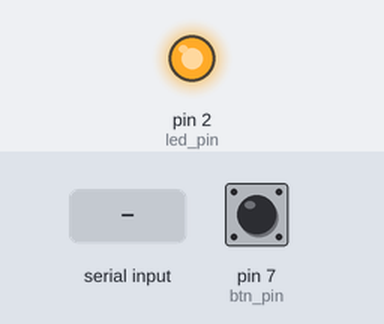
Bench run of a sketch on a simulated Arduino Uno, built with avr-gcc and run on an emulated ATmega328P. Shown: output pins drawn as LEDs (lit = HIGH). Dashed ring = blinking. The inputs (shaded band) are chosen by the test bench; at power-on: pin 7 (btn_pin) LOW.

Above: at 2.8 s.
2.9 s: pin 7 (btn_pin) pulled HIGH for 3.2 s
At 3.4 s:
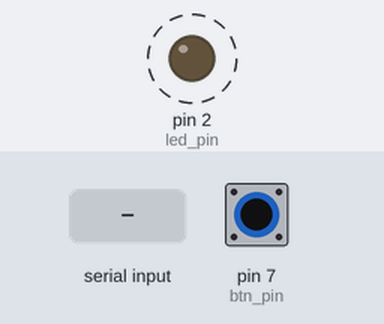
7.6 s: pin 7 (btn_pin) pulled HIGH for 1.25 s
At 9.0 s:
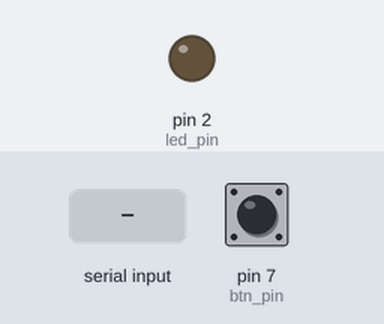
10.3 s: "ON" received over the second serial link
At 12.3 s:
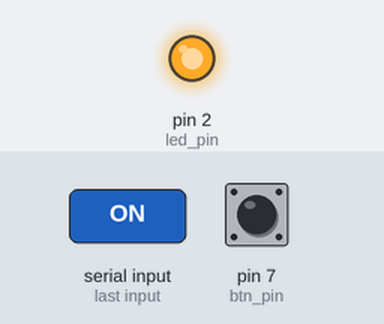
Timing chart, 0 to 13.8 s (numbered marks = the images above; inputs shaded):
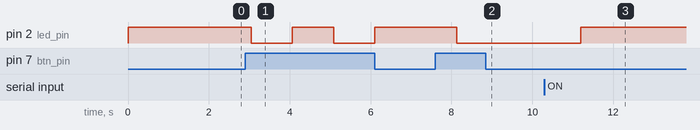

Measured:
- after the input at 2.9 s, pin 2 (led_pin): alternates HIGH for 1.0 s and LOW for 1.0 s, starting after 0.15 s
- after the input at 7.6 s, pin 2 (led_pin): HIGH → LOW after 0.53 s
- after the input at 10.3 s, pin 2 (led_pin): LOW → HIGH after 0.89 s

The sketch:

ble_led.ino
```cpp
/*
HC-06 bluetooth
http://www.devicemart.co.kr/
*/

#include <ArduinoJson.h>


#include <SoftwareSerial.h> // 0,1번핀 제외하고 Serial 통신을 하기 위해 선언
StaticJsonBuffer<200> jsonBuffer;
JsonObject& root = jsonBuffer.createObject();


// Serial 통신핀으로 D11번핀을 Rx로, D10번핀을 Tx로 선언
SoftwareSerial mySerial(11, 10); // HC-06 TX=11번핀 , RX=10번핀 연결
String myString = "";
int led_pin = 2;
int btn_pin = 7;
int led_state = 1;


void setup()
{
 mySerial.begin(9600); // 통신 속도 9600bps로 블루투스 시리얼 통신 시작
 pinMode(led_pin,OUTPUT);
 pinMode(btn_pin,INPUT);
}

void loop()
{
  String jsondata = "";
  int btn_state = digitalRead(btn_pin);

  if(btn_state){
    if(led_state){
      led_state = 0;
    }
    else{
      led_state = 1;
    }
  }

  while(mySerial.available()){
    char myChar = (char)mySerial.read();
    myString += myChar;
    delay(5);
  }

  if(!myString.equals(""))  //myString 값이 있다면
  {
      if(myString =="ON")  //myString 값이 'on' 이라면
      {
        led_state = 1;
      }

      if(myString == "OFF"){
        led_state = 0;  //LED OFF
      }

    myString="";  //myString 변수값 초기화
  }

  root["led_state"] = led_state;


  digitalWrite(led_pin,led_state);

  root.printTo(jsondata);
  char ch[jsondata.length()+1] = {0};
  jsondata.toCharArray(ch,sizeof(ch)+1);
  mySerial.write(ch);

  delay(1000);

}
```
